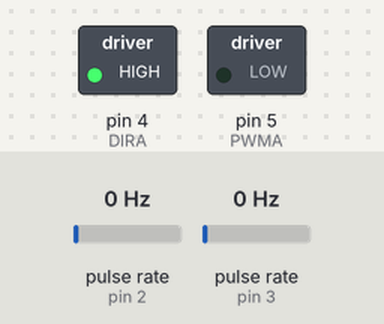
Simulated run of this sketch. Board: Arduino Uno, built with avr-gcc and run on an emulated ATmega328P. On the bench: switched loads named in the sketch (green lamp = pin HIGH). Wiring (inferred from the names in the program): 2 × pulse sensor: data pin 2 / data pin 3. The inputs (shaded band) are chosen by the test bench; at power-on: pulse rate (sensors on pin 2, pin 3) 0 Hz. What the sketch prints to the serial monitor is not drawn.

Above: at 1.2 s.
1.3 s: pulse rate (sensor on pin 2) set to 50 Hz
Timing chart, 0 to 4.3 s (numbered marks = the images above; inputs shaded):
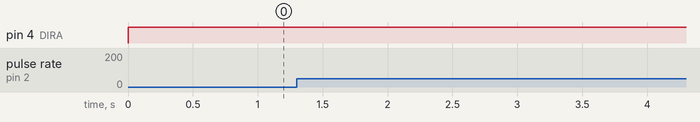

The sketch:

Arduino-single-dc-motor-control-with-encoder-1.ino
```cpp
/*Title: DC Motor Control with Encoder (Single)*/
/*Author: Khairul Izwan 10-03-2020*/
/*Description: Controlling DC Motor with Encoder using */

/*Parts*/
/*1. DC Motor:: 12V 38RPM 5kgfcm Brushed DC Geared Motor with Encoder :: https://my.cytron.io/p-12v-38rpm-5kgfcm-brushed-dc-geared-motor-with-encoder?search=12v%2038RPM&description=1&src=search.list */
/*2. Driver:: Shield L298P Motor Driver with GPIO :: https://my.cytron.io/p-shield-l298p-motor-driver-with-gpio?src=search.list*/

/*Notes:*/
/*D10, D11, D12 and D13 for motor control*/
/*D10 controls speed of motor A and D11 controls speed of motor B.*/
/*Pin D12 controls direction of motor A and Pin D13 controls direction of motor B.*/

/* Motor Pin Assignment*/
int DIRA = 4;
int PWMA = 5;

/*Speed*/
int SPD1 = 0;

/*Encoder Pins Definition*/
#define ENCODER_COUNT_UP 2
#define ENCODER_COUNT_DOWN 3

/*Encoder Variables*/
volatile signed int TEMP, COUNTER = 0;

void setup()
{
/*	Serial Communication*/
	Serial.begin (9600);

/*	Encoder Pins Pull-Up*/
	pinMode(ENCODER_COUNT_UP, INPUT_PULLUP);
	pinMode(ENCODER_COUNT_DOWN, INPUT_PULLUP);

/*	Interrupt Input*/
	attachInterrupt(digitalPinToInterrupt(ENCODER_COUNT_UP), COUNT_INTERRUPT_CW, RISING);
	attachInterrupt(digitalPinToInterrupt(ENCODER_COUNT_DOWN), COUNT_INTERRUPT_CCW, RISING);

/*	Input/Output Pins Assigment*/
	pinMode(DIRA, OUTPUT);
	pinMode(PWMA, OUTPUT);
}

void loop()
{
/*	Direction Control*/
	digitalWrite(DIRA, HIGH);
/*	PWM Speed Control*/
	analogWrite(PWMA, SPD1);

/*	Send the value of counter*/
	Serial.print ("COUNTER");
	Serial.print (":");
	Serial.print (COUNTER);
	Serial.println();
}

/*Counter Helper Function*/
/*Count Up*/
void COUNT_INTERRUPT_CW()
{
	if(digitalRead(ENCODER_COUNT_DOWN)==LOW)
	{
		COUNTER++;
	}
	else
	{
		COUNTER--;
	}
}

/*Count Down*/
void COUNT_INTERRUPT_CCW()
{
	if(digitalRead(ENCODER_COUNT_UP)==LOW)
	{
		COUNTER--;
	}
	else
	{
		COUNTER++;
	}
}
```

Measured:
- after the input at 1.3 s, every drawn part: stays the same
